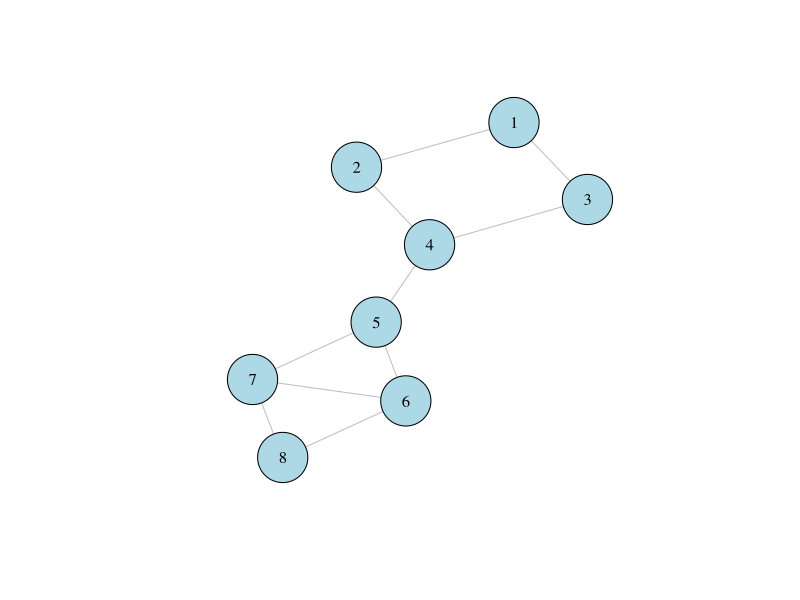
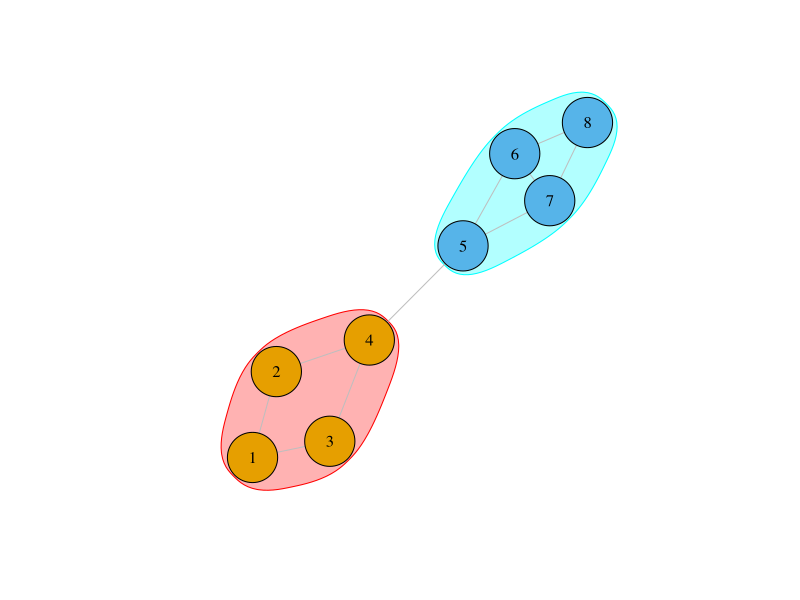

The R source for these figures, in order:
################# 1.3 to 1.5 ######################
# Install and load the igraph package
# install.packages("igraph")
library(igraph)

# Create a graph object
edges <- matrix(c(1, 2, 2, 4, 1, 3, 3, 4, 4, 5, 5, 6, 6, 7, 6, 8, 5, 7, 7, 8), ncol = 2, byrow = TRUE)
g <- graph_from_edgelist(edges, directed = FALSE)

# Draw the graph
plot(g, layout=layout_with_kk(g), vertex.label=1:8, vertex.size=30, vertex.color="lightblue", vertex.label.color="black", edge.color="gray")

# Print the adjacency matrix
adj_matrix <- as_adjacency_matrix(g)
print(adj_matrix)

# Derive modules using cluster_edge_betweenness()
modules <- cluster_edge_betweenness(g)

# Plot the topology of the graph with colored modules
plot(modules, g, vertex.label=1:8, vertex.size=30, vertex.color=c("red", "green")[membership(modules)], vertex.label.color="black", edge.color="gray")
